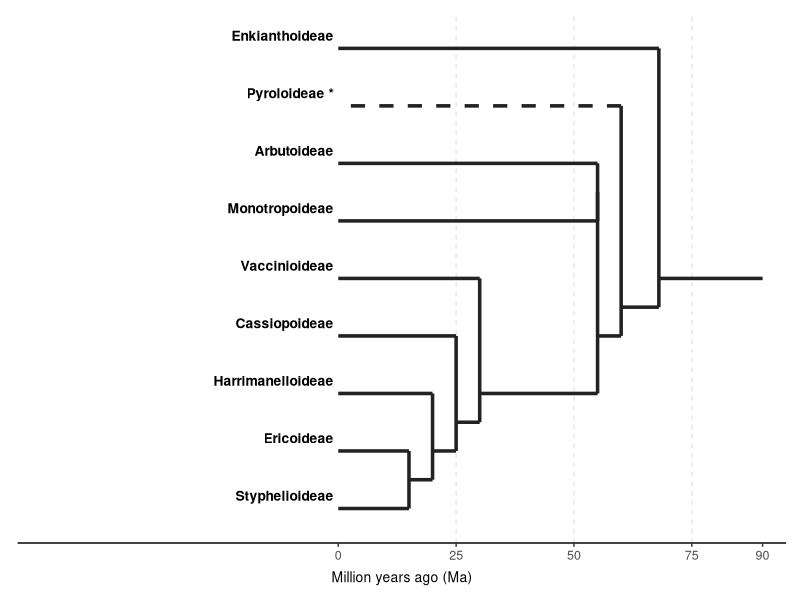
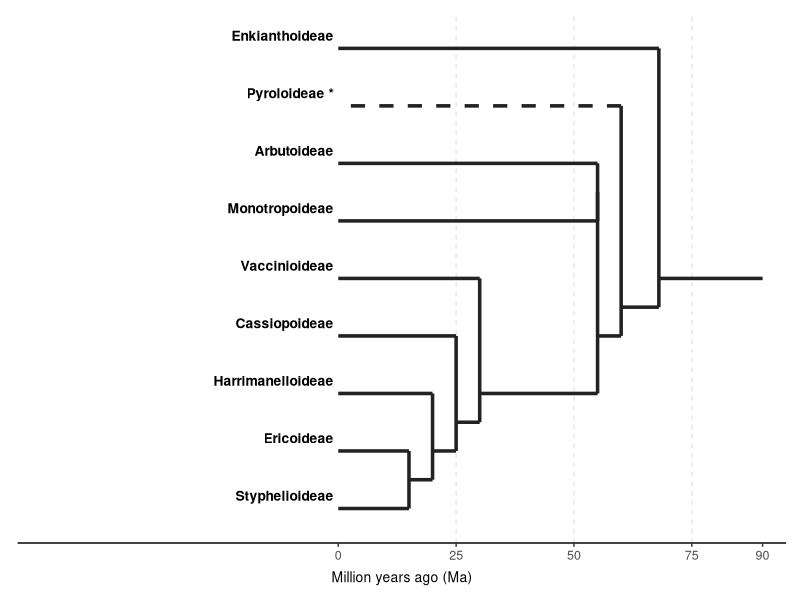

Write the R code that produced these figures, in order.
getwd()
setwd("~/")
setwd("/Users/zojamancekpali/Desktop/KU Leuven")

library(ggplot2)

#Coordinates
y_Enk <- 9 #~68 Ma — earliest diverging
y_Pyr <- 8 #early N. Hemisphere temperate
y_Arb <- 7 #Arbutoideae+Monotropoideae clade (sister)
y_Mon <- 6 #Monotropoideae (sister to Arbutoideae)
y_Vac <- 5 #~30 Ma, temperate N. America
y_Cas <- 4 #younger Cenozoic arctic-alpine
y_Har <- 3 #younger Cenozoic arctic-alpine
y_Eri <- 2 #temperate/montane radiations
y_Sty <- 1 #Australasia, ~7 Ma modern lineages

#Divergence x positions (Ma from present)
x_root <- 90 #Ericaceae begins diversifying ~90 Ma (Kriebel et al. 2023)
x_n1 <- 68 #Enkianthoideae splits ~68 Ma (Peng et al. 2025)
x_n2 <- 60 #Pyroloideae splits (estimated, early Cenozoic)
x_n3 <- 55 #Arb+Mono clade splits
x_n4 <- 45 #Monotropoideae splits from Arbutoideae
x_n5 <- 30 #Vaccinioideae ~30 Ma (Becker et al. 2024)
x_n6 <- 25 #Cassiopoideae, younger Cenozoic
x_n7 <- 20 #Harrimanelloideae, younger Cenozoic
x_n8 <- 15 #Ericoideae
x_tip <- 0 #now

#Midpoint of subtree
yn1 <- mean(c(y_Enk, y_Sty))
yn2 <- mean(c(y_Pyr, y_Sty))
yn3 <- mean(c(y_Arb, y_Sty))
yn4 <- mean(c(y_Mon, y_Sty))  #Mono is sister to Arb, they share n3
yn5 <- mean(c(y_Vac, y_Sty))
yn6 <- mean(c(y_Cas, y_Sty))
yn7 <- mean(c(y_Har, y_Sty))
yn8 <- mean(c(y_Eri, y_Sty))

#Arb+Mono share a node at x_n3, spanning y_Arb to y_Mon
yn_ArbMon <- mean(c(y_Arb, y_Mon))

#Segments
segs <- rbind(
  data.frame(x=x_n1, xend=x_tip, y=y_Enk, yend=y_Enk, lty="solid"),
  data.frame(x=x_n2, xend=x_tip, y=y_Pyr, yend=y_Pyr, lty="dashed"), #contested
  data.frame(x=x_n3, xend=x_tip, y=y_Arb, yend=y_Arb, lty="solid"),
  data.frame(x=x_n3, xend=x_tip, y=y_Mon, yend=y_Mon, lty="solid"),
  data.frame(x=x_n5, xend=x_tip, y=y_Vac, yend=y_Vac, lty="solid"),
  data.frame(x=x_n6, xend=x_tip, y=y_Cas, yend=y_Cas, lty="solid"),
  data.frame(x=x_n7, xend=x_tip, y=y_Har, yend=y_Har, lty="solid"),
  data.frame(x=x_n8, xend=x_tip, y=y_Eri, yend=y_Eri, lty="solid"),
  data.frame(x=x_n8, xend=x_tip, y=y_Sty, yend=y_Sty, lty="solid"),
  data.frame(x=x_n3, xend=x_n3, y=y_Arb, yend=y_Mon, lty="solid"), #Arb+Mono shared node vertical
  data.frame(x=x_n8, xend=x_n8, y=y_Eri, yend=y_Sty, lty="solid"), #Eri+Sty shared node vertical 
  data.frame(x=x_n1, xend=x_n1, y=y_Enk, yend=yn2,  lty="solid"),
  data.frame(x=x_n2, xend=x_n2, y=y_Pyr, yend=yn3,  lty="solid"),
  data.frame(x=x_n3, xend=x_n3, y=yn_ArbMon, yend=yn5, lty="solid"),
  data.frame(x=x_n5, xend=x_n5, y=y_Vac, yend=yn6,  lty="solid"),
  data.frame(x=x_n6, xend=x_n6, y=y_Cas, yend=yn7,  lty="solid"),
  data.frame(x=x_n7, xend=x_n7, y=y_Har, yend=yn8,  lty="solid"),
  data.frame(x=x_n8, xend=x_n8, y=mean(c(y_Eri,y_Sty)), yend=yn8, lty="solid"),
  data.frame(x=x_root, xend=x_n1, y=yn1,        yend=yn1,        lty="solid"),
  data.frame(x=x_n1,   xend=x_n2, y=yn2,        yend=yn2,        lty="solid"),
  data.frame(x=x_n2,   xend=x_n3, y=yn3,        yend=yn3,        lty="solid"),
  data.frame(x=x_n3,   xend=x_n5, y=yn5,        yend=yn5,        lty="solid"),
  data.frame(x=x_n5,   xend=x_n6, y=yn6,        yend=yn6,        lty="solid"),
  data.frame(x=x_n6,   xend=x_n7, y=yn7,        yend=yn7,        lty="solid"),
  data.frame(x=x_n7,   xend=x_n8, y=yn8,        yend=yn8,        lty="solid"),
  stringsAsFactors = FALSE)

#Labels 
tips <- data.frame(
  label = c(
    "Enkianthoideae",
    "Pyroloideae *",
    "Arbutoideae",
    "Monotropoideae",
    "Vaccinioideae",
    "Cassiopoideae",
    "Harrimanelloideae",
    "Ericoideae",
    "Styphelioideae"),
  y = c(y_Enk, y_Pyr, y_Arb, y_Mon, y_Vac,
        y_Cas, y_Har, y_Eri, y_Sty),
  stringsAsFactors = FALSE)

#Phylogram 
(p <- ggplot() +
  geom_vline(xintercept = c(25, 50, 75),
             linetype = "dashed", color = "grey88", linewidth = 0.4) +
  geom_segment(
    data = segs,
    aes(x = x, xend = xend, y = y, yend = yend, linetype = lty),
    color = "#222222", linewidth = 1.2) +
  scale_linetype_identity() +
  geom_text(data = tips,
            aes(x = -1, y = y + 0.22, label = label),
            hjust = 1, fontface = "bold", size = 3.5, color = "black") +
  scale_x_continuous(
    name   = "Million years ago (Ma)",
    breaks = c(0, 25, 50, 75, 90),
    labels = c("0", "25", "50", "75", "90"),
    limits = c(-68, 95),
    expand = c(0, 0)) +
  scale_y_continuous(limits = c(0.4, 9.6), expand = c(0, 0)) +
  theme_classic() +
  theme(plot.caption = element_text(size = 7.5, color = "grey40", hjust = 0, margin = margin(t = 6)),
    axis.line.y  = element_blank(),
    axis.ticks.y = element_blank(),
    axis.text.y  = element_blank(),
    axis.title.y = element_blank(),
    axis.title.x = element_text(size = 10, margin = margin(t = 6)),
    axis.text.x = element_text(size = 9),
    plot.margin = margin(10, 10, 10, 10)))

ggsave("ericaceae_phylogram.png", plot = p,
       width = 13, height = 6.5, units = "in", dpi = 300)
